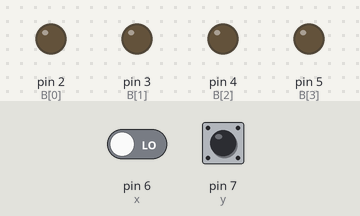
Bench run of a sketch on a simulated Arduino Uno, built with avr-gcc and run on an emulated ATmega328P. Shown: output pins drawn as LEDs (lit = HIGH). The test bench sets the inputs (shaded band); at power-on: pin 7 (y) HIGH, pin 6 (x) LOW.

Above: at 1.2 s.
1.3 s: pin 7 (y) pulled LOW for 0.15 s
At 2.5 s:
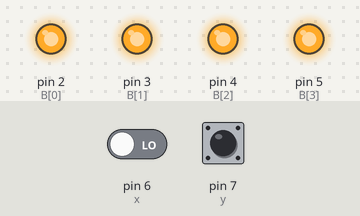
2.9 s: pin 6 (x) driven HIGH
At 3.9 s:
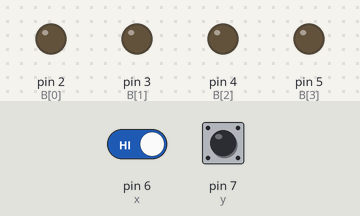
4.4 s: pin 7 (y) pulled LOW for 3.2 s
At 5.0 s:
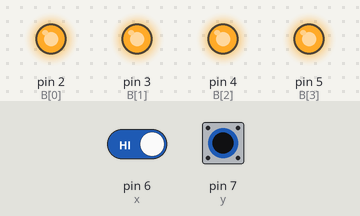
Timing chart, 0 to 9.4 s (numbered marks = the images above; inputs shaded):
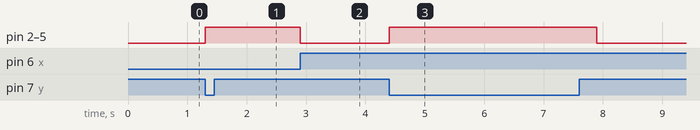

The sketch:

Lab1.ino
```cpp
int B[4] = {2, 3, 4, 5};
int x = 6;
int y = 7;

void setup() {

  // put your setup code here, to run once:
  pinMode(x, INPUT);
  pinMode(y, INPUT_PULLUP);
  for (int i = 0; i < 4; i++) {
    pinMode(B[i], OUTPUT);
 }
  Serial.begin(9600);
}


void loop() {

  // put your main code here, to run repeatedly:
  int On = digitalRead(y);
  int Off = digitalRead(x);
  if(On == LOW){
    for (int i = 0; i < 4; i++) {
      digitalWrite(B[i], HIGH);
    }
    delay(500);
  }
    else if(Off == HIGH){
      for (int i = 0; i < 4; i++) {
      digitalWrite(B[i], LOW);
    }
      delay(500);
    }

}
```

Measured:
- after the input at 1.3 s, pin 2 (B[0]), pin 3 (B[1]), pin 4 (B[2]), pin 5 (B[3]): LOW → HIGH at once
- after the input at 2.9 s, pin 2 (B[0]), pin 3 (B[1]), pin 4 (B[2]), pin 5 (B[3]): HIGH → LOW at once
- after the input at 4.4 s, pin 2 (B[0]), pin 3 (B[1]), pin 4 (B[2]), pin 5 (B[3]): LOW → HIGH at once, → LOW 3.5 s later
